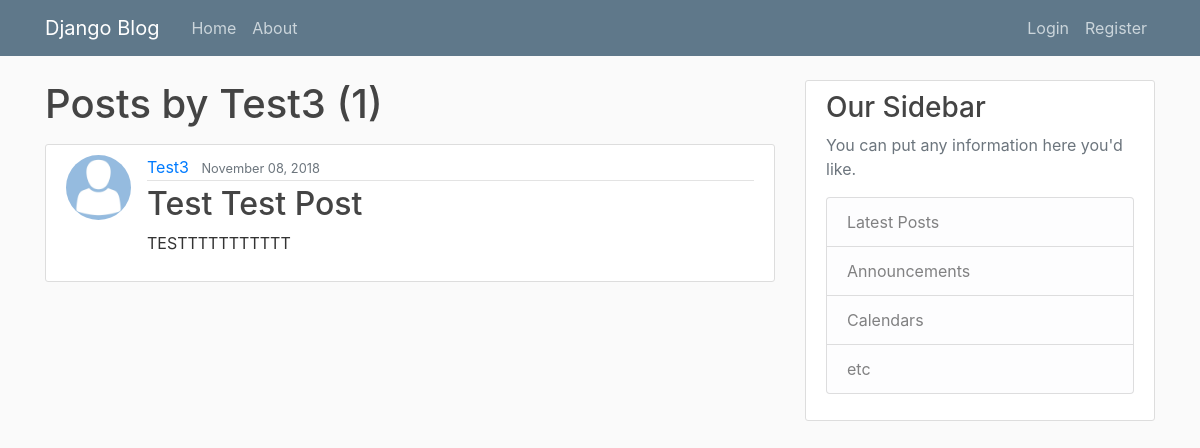
The page /user/Test3 on the database its author committed.
### blog/models.py (models this page shows, shortened)
class Post(models.Model):
    title = models.CharField(max_length=100)
    content = models.TextField()
    date_posted = models.DateTimeField(default=timezone.now)
    author = models.ForeignKey(User, on_delete=models.CASCADE)

### users/models.py (models this page shows, shortened)
class Profile(models.Model):
    user = models.OneToOneField(User, on_delete=models.CASCADE)
    image = models.ImageField(default='default.jpg', upload_to='profile_pics')

### blog/views.py (the view)
# urls.py: path('user/<str:username>', UserPostListView.as_view(), name='user-posts'),
class UserPostListView(ListView):
    model = Post
    template_name = 'blog/user_posts.html'  # <app>/<model>_<viewtype>.html
    context_object_name = 'posts'
    paginate_by = 5
    def get_queryset(self):
        user = get_object_or_404(User, username=self.kwargs.get('username'))
        return Post.objects.filter(author=user).order_by('-date_posted')

### blog/templates/blog/user_posts.html (shortened to what this page needs)
{% extends "blog/base.html" %}
{% block content %}
    <h1 class="mb-3">Posts by {{ view.kwargs.username }} ({{ page_obj.paginator.count }})</h1>
    {% for post in posts %}
        <article class="media content-section">
          <img class="rounded-circle article-img" src="{{ post.author.profile.image.url }}">
          <div class="media-body">
            <div class="article-metadata">
              <a class="mr-2" href="{% url 'user-posts' post.author.username %}">{{ post.author }}</a>
              <small class="text-muted">{{ post.date_posted|date:"F d, Y" }}</small>
            </div>
            <h2><a class="article-title" href="{% url 'post-detail' post.id %}">{{ post.title }}</a></h2>
            <p class="article-content">{{ post.content }}</p>
          </div>
        </article>
    {% endfor %}
{% endblock content %}

### blog/static/blog/main.css (style rules this page uses)
body { background: #fafafa; color: #333333; margin-top: 5rem; }
h1, h2, h3, h4, h5, h6 { color: #444444; }
.content-section { background: #ffffff; padding: 10px 20px; border: 1px solid #dddddd; border-radius: 3px; margin-bottom: 20px; }
.article-title { color: #444444; }
.article-content { white-space: pre-line; }
.article-img { height: 65px; width: 65px; margin-right: 16px; }
.article-metadata { padding-bottom: 1px; margin-bottom: 4px; border-bottom: 1px solid #e3e3e3 }

### rows shown on the page
Post: author.profile.image (placeholder picture), author "Test3", date_posted "November 08, 2018", title "Test Test Post", content "TESTTTTTTTTTTT"

### other values the page prints
{{ view.kwargs.username }} "Test3"
{{ page_obj.paginator.count }} "1"
